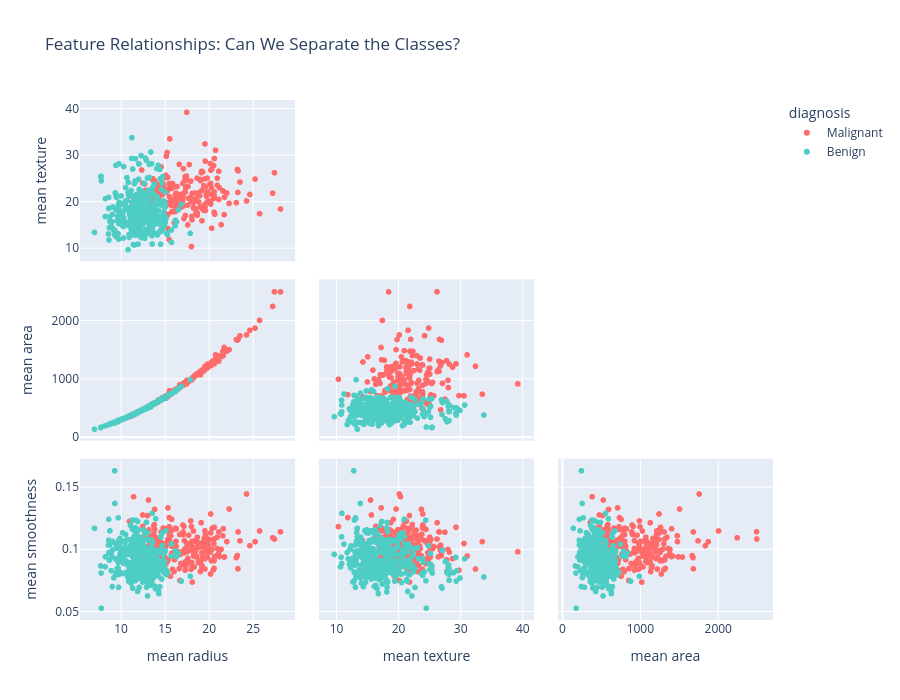

Notebook code cell kept with this figure:
### Markdown cell above
---
## 3. Feature Relationships

Let's visualize how different tumor characteristics separate the classes.

### Code cell
# Create visualization dataframe
viz_df = X[['mean radius', 'mean texture', 'mean area', 'mean smoothness']].copy()
viz_df['diagnosis'] = y_labels

# Interactive scatter matrix
fig = px.scatter_matrix(
    viz_df,
    dimensions=['mean radius', 'mean texture', 'mean area', 'mean smoothness'],
    color='diagnosis',
    title='Feature Relationships: Can We Separate the Classes?',
    height=700,
    color_discrete_map={'Benign': '#4ECDC4', 'Malignant': '#FF6B6B'}
)

fig.update_traces(diagonal_visible=False, showupperhalf=False)
fig.show()

### Figure 1 — Plotly figure (JSON) as saved in the notebook; plotly's stock layout.template omitted (floating-point values rounded to 4 significant figures; data arrays with more than 128 entries replaced by an {"elided": "..."} marker saying what was removed)
{"data": [{"diagonal": {"visible": false}, "dimensions": [{"axis": {"matches": true}, "label": "mean radius", "values": {"elided": "212 float values"}}, {"axis": {"matches": true}, "label": "mean texture", "values": {"elided": "212 float values"}}, {"axis": {"matches": true}, "label": "mean area", "values": {"elided": "212 float values"}}, {"axis": {"matches": true}, "label": "mean smoothness", "values": {"elided": "212 float values"}}], "hovertemplate": "diagnosis=Malignant<br>%{xaxis.title.text}=%{x}<br>%{yaxis.title.text}=%{y}<extra></extra>", "legendgroup": "Malignant", "marker": {"color": "#FF6B6B", "symbol": "circle"}, "name": "Malignant", "showlegend": true, "showupperhalf": false, "type": "splom"}, {"diagonal": {"visible": false}, "dimensions": [{"axis": {"matches": true}, "label": "mean radius", "values": {"elided": "357 float values"}}, {"axis": {"matches": true}, "label": "mean texture", "values": {"elided": "357 float values"}}, {"axis": {"matches": true}, "label": "mean area", "values": {"elided": "357 float values"}}, {"axis": {"matches": true}, "label": "mean smoothness", "values": {"elided": "357 float values"}}], "hovertemplate": "diagnosis=Benign<br>%{xaxis.title.text}=%{x}<br>%{yaxis.title.text}=%{y}<extra></extra>", "legendgroup": "Benign", "marker": {"color": "#4ECDC4", "symbol": "circle"}, "name": "Benign", "showlegend": true, "showupperhalf": false, "type": "splom"}], "layout": {"dragmode": "select", "height": 700, "legend": {"title": {"text": "diagnosis"}, "tracegroupgap": 0}, "title": {"text": "Feature Relationships: Can We Separate the Classes?"}}}
